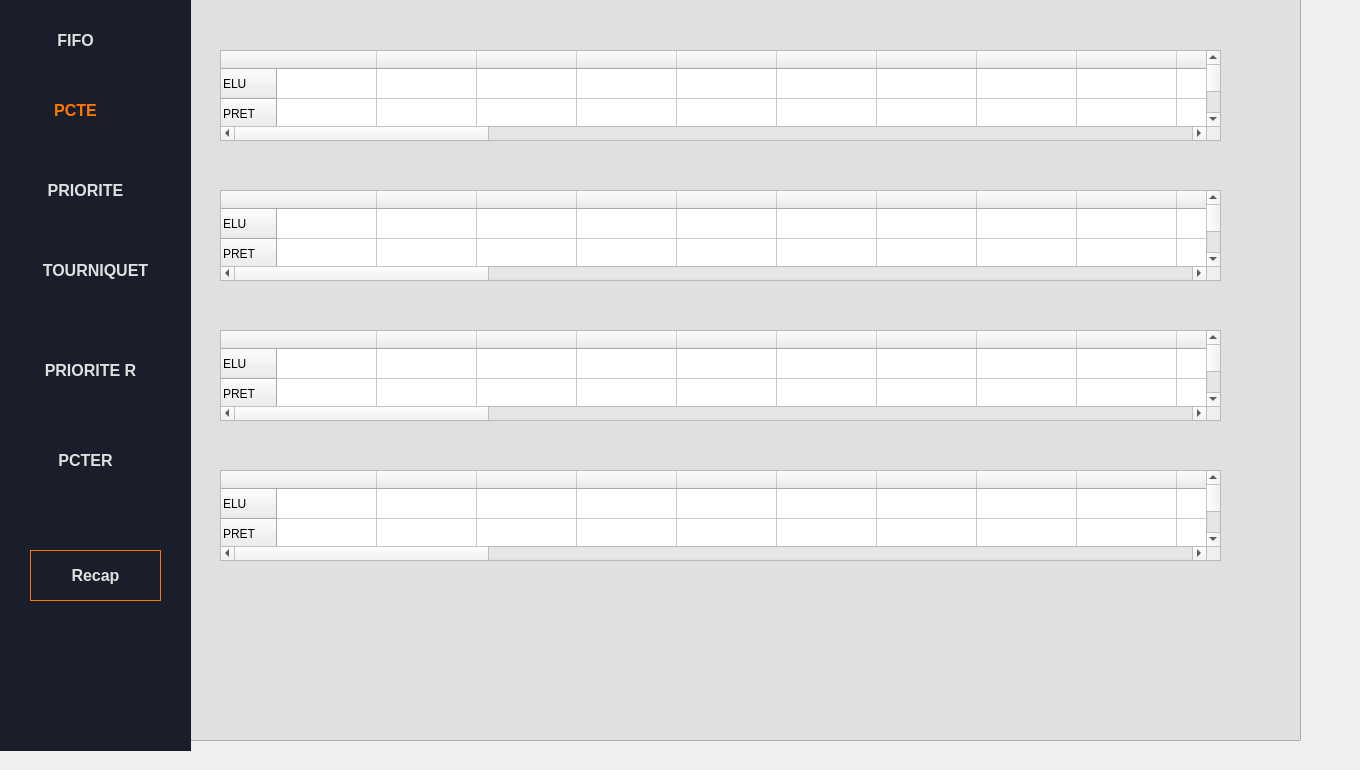
    <widget class="QWidget" name="page_7">
     <widget class="QListView" name="listView_2">
      <property name="geometry">
       <rect>
        <x>-50</x>
        <y>-20</y>
        <width>1351</width>
        <height>761</height>
       </rect>
      </property>
      <property name="styleSheet">
       <string notr="true">background:#E0E0E0</string>
      </property>
     </widget>
     <widget class="QWidget" name="widget_2" native="true">
      <property name="geometry">
       <rect>
        <x>0</x>
        <y>-10</y>
        <width>191</width>
        <height>761</height>
       </rect>
      </property>
      <property name="styleSheet">
       <string notr="true"> background-color: #1A1E2B; /* Dark navy blue */
  color: #E0E0E0; /* Light gray text */
  font-family: Arial, sans-serif;</string>
      </property>
      <widget class="QPushButton" name="pushButton_9">
       <property name="geometry">
        <rect>
         <x>20</x>
         <y>40</y>
         <width>111</width>
         <height>21</height>
        </rect>
       </property>
       <property name="styleSheet">
        <string notr="true">border:none ;
color: #E0E0E0 ;
 background-color: #1A1E2B; 
font-weight: bold ;
font-size: 16px</string>
       </property>
       <property name="text">
        <string>FIFO</string>
       </property>
      </widget>
      <widget class="QPushButton" name="pushButton_10">
       <property name="geometry">
        <rect>
         <x>30</x>
         <y>190</y>
         <width>111</width>
         <height>21</height>
        </rect>
       </property>
       <property name="styleSheet">
        <string notr="true">border:none ;
color: #E0E0E0 ;
 background-color: #1A1E2B; 
font-weight: bold ;
font-size: 16px</string>
       </property>
       <property name="text">
        <string>PRIORITE</string>
       </property>
      </widget>
      <widget class="QPushButton" name="pushButton_11">
       <property name="geometry">
        <rect>
         <x>40</x>
         <y>270</y>
         <width>111</width>
         <height>21</height>
        </rect>
       </property>
       <property name="styleSheet">
        <string notr="true">border:none ;
color: #E0E0E0 ;
 background-color: #1A1E2B; 
font-weight: bold ;
font-size: 16px</string>
       </property>
       <property name="text">
        <string>TOURNIQUET</string>
       </property>
      </widget>
      <widget class="QPushButton" name="pushButton_15">
       <property name="geometry">
        <rect>
         <x>20</x>
         <y>110</y>
         <width>111</width>
         <height>21</height>
        </rect>
       </property>
       <property name="styleSheet">
        <string notr="true">border:none ;
color: #FF7700 ;
 background-color: #1A1E2B; 
font-weight: bold ;
font-size: 16px</string>
       </property>
       <property name="text">
        <string>PCTE</string>
       </property>
      </widget>
      <widget class="QPushButton" name="pushButton_19">
       <property name="geometry">
        <rect>
         <x>30</x>
         <y>560</y>
         <width>131</width>
         <height>51</height>
        </rect>
       </property>
       <property name="styleSheet">
        <string notr="true">border: 1px solid  #FF7700 ;
color: #E0E0E0 ;
 background-color: #1A1E2B; 
font-weight: bold ;
font-size: 16px</string>
       </property>
       <property name="text">
        <string>Recap</string>
       </property>
      </widget>
      <widget class="QPushButton" name="pushButton_33">
       <property name="geometry">
        <rect>
         <x>0</x>
         <y>370</y>
         <width>181</width>
         <height>21</height>
        </rect>
       </property>
       <property name="styleSheet">
        <string notr="true">border:none ;
color:#E0E0E0 ;
 background-color: #1A1E2B; 
font-weight: bold ;
font-size: 16px</string>
       </property>
       <property name="text">
        <string>PRIORITE R</string>
       </property>
      </widget>
      <widget class="QPushButton" name="pushButton_38">
       <property name="geometry">
        <rect>
         <x>30</x>
         <y>460</y>
         <width>111</width>
         <height>21</height>
        </rect>
       </property>
       <property name="styleSheet">
        <string notr="true">border:none ;
color: #E0E0E0 ;
 background-color: #1A1E2B; 
font-weight: bold ;
font-size: 16px</string>
       </property>
       <property name="text">
        <string>PCTER</string>
       </property>
      </widget>
     </widget>
     <widget class="QTableWidget" name="tableWidget_5">
      <property name="geometry">
       <rect>
        <x>220</x>
        <y>50</y>
        <width>1001</width>
        <height>91</height>
       </rect>
      </property>
      <row>
       <property name="text">
        <string>ELU</string>
       </property>
      </row>
      <row>
       <property name="text">
        <string>PRET</string>
       </property>
      </row>
      <row>
       <property name="text">
        <string>BLOQUE</string>
       </property>
      </row>
      <column>
       <property name="text">
        <string/>
       </property>
      </column>
      <column>
       <property name="text">
        <string/>
       </property>
      </column>
      <column>
       <property name="text">
        <string/>
       </property>
      </column>
      <column>
       <property name="text">
        <string/>
       </property>
      </column>
      <column>
       <property name="text">
        <string/>
       </property>
      </column>
      <column>
       <property name="text">
        <string/>
       </property>
      </column>
      <column>
       <property name="text">
        <string/>
       </property>
      </column>
      <column>
       <property name="text">
        <string/>
       </property>
      </column>
      <column>
       <property name="text">
        <string/>
       </property>
      </column>
      <column>
       <property name="text">
        <string/>
       </property>
      </column>
      <column>
       <property name="text">
        <string/>
       </property>
      </column>
      <column>
       <property name="text">
        <string/>
       </property>
      </column>
      <column>
       <property name="text">
        <string/>
       </property>
      </column>
      <column>
       <property name="text">
        <string/>
       </property>
      </column>
      <column>
       <property name="text">
        <string/>
       </property>
      </column>
      <column>
       <property name="text">
        <string/>
       </property>
      </column>
      <column>
       <property name="text">
        <string/>
       </property>
      </column>
      <column>
       <property name="text">
        <string/>
       </property>
      </column>
      <column>
       <property name="text">
        <string/>
       </property>
      </column>
      <column>
       <property name="text">
        <string/>
       </property>
      </column>
      <column>
       <property name="text">
        <string/>
       </property>
      </column>
      <column>
       <property name="text">
        <string/>
       </property>
      </column>
      <column>
       <property name="text">
        <string/>
       </property>
      </column>
      <column>
       <property name="text">
        <string/>
       </property>
      </column>
      <column>
       <property name="text">
        <string/>
       </property>
      </column>
      <column>
       <property name="text">
        <string/>
       </property>
      </column>
      <column>
       <property name="text">
        <string/>
       </property>
      </column>
      <column>
       <property name="text">
        <string/>
       </property>
      </column>
      <column>
       <property name="text">
        <string/>
       </property>
      </column>
      <column>
       <property name="text">
        <string/>
       </property>
      </column>
      <column>
       <property name="text">
        <string/>
       </property>
      </column>
      <column>
       <property name="text">
        <string/>
       </property>
      </column>
      <column>
       <property name="text">
        <string/>
       </property>
      </column>
      <column>
       <property name="text">
        <string/>
       </property>
      </column>
     </widget>
     <widget class="QTableWidget" name="tableWidget_6">
      <property name="geometry">
       <rect>
        <x>220</x>
        <y>190</y>
        <width>1001</width>
        <height>91</height>
       </rect>
      </property>
      <row>
       <property name="text">
        <string>ELU</string>
       </property>
      </row>
      <row>
       <property name="text">
        <string>PRET</string>
       </property>
      </row>
      <row>
       <property name="text">
        <string>BLOQUE</string>
       </property>
      </row>
      <column>
       <property name="text">
        <string/>
       </property>
      </column>
      <column>
       <property name="text">
        <string/>
       </property>
      </column>
      <column>
       <property name="text">
        <string/>
       </property>
      </column>
      <column>
       <property name="text">
        <string/>
       </property>
      </column>
      <column>
       <property name="text">
        <string/>
       </property>
      </column>
      <column>
       <property name="text">
        <string/>
       </property>
      </column>
      <column>
       <property name="text">
        <string/>
       </property>
      </column>
      <column>
       <property name="text">
        <string/>
       </property>
      </column>
      <column>
       <property name="text">
        <string/>
       </property>
      </column>
      <column>
       <property name="text">
        <string/>
       </property>
      </column>
      <column>
       <property name="text">
        <string/>
       </property>
      </column>
      <column>
       <property name="text">
        <string/>
       </property>
      </column>
      <column>
       <property name="text">
        <string/>
       </property>
      </column>
      <column>
       <property name="text">
        <string/>
       </property>
      </column>
      <column>
       <property name="text">
        <string/>
       </property>
      </column>
      <column>
       <property name="text">
        <string/>
       </property>
      </column>
      <column>
       <property name="text">
        <string/>
       </property>
      </column>
      <column>
       <property name="text">
        <string/>
       </property>
      </column>
      <column>
       <property name="text">
        <string/>
       </property>
      </column>
      <column>
       <property name="text">
        <string/>
       </property>
      </column>
      <column>
       <property name="text">
        <string/>
       </property>
      </column>
      <column>
       <property name="text">
        <string/>
       </property>
      </column>
      <column>
       <property name="text">
        <string/>
       </property>
      </column>
      <column>
       <property name="text">
        <string/>
       </property>
      </column>
      <column>
       <property name="text">
        <string/>
       </property>
      </column>
      <column>
       <property name="text">
        <string/>
       </property>
      </column>
      <column>
       <property name="text">
        <string/>
       </property>
      </column>
      <column>
       <property name="text">
        <string/>
       </property>
      </column>
      <column>
       <property name="text">
        <string/>
       </property>
      </column>
      <column>
       <property name="text">
        <string/>
       </property>
      </column>
      <column>
       <property name="text">
        <string/>
       </property>
      </column>
      <column>
       <property name="text">
        <string/>
       </property>
      </column>
      <column>
       <property name="text">
        <string/>
       </property>
      </column>
      <column>
       <property name="text">
        <string/>
       </property>
      </column>
     </widget>
     <widget class="QTableWidget" name="tableWidget_7">
      <property name="geometry">
       <rect>
        <x>220</x>
        <y>330</y>
        <width>1001</width>
        <height>91</height>
       </rect>
      </property>
      <row>
       <property name="text">
        <string>ELU</string>
       </property>
      </row>
      <row>
       <property name="text">
        <string>PRET</string>
       </property>
      </row>
      <row>
       <property name="text">
        <string>BLOQUE</string>
       </property>
      </row>
      <column>
       <property name="text">
        <string/>
       </property>
      </column>
      <column>
       <property name="text">
        <string/>
       </property>
      </column>
      <column>
       <property name="text">
        <string/>
       </property>
      </column>
      <column>
       <property name="text">
        <string/>
       </property>
      </column>
      <column>
       <property name="text">
        <string/>
       </property>
      </column>
      <column>
       <property name="text">
        <string/>
       </property>
      </column>
      <column>
       <property name="text">
        <string/>
       </property>
      </column>
      <column>
       <property name="text">
        <string/>
       </property>
      </column>
      <column>
       <property name="text">
        <string/>
       </property>
      </column>
      <column>
       <property name="text">
        <string/>
       </property>
      </column>
      <column>
       <property name="text">
        <string/>
       </property>
      </column>
      <column>
       <property name="text">
        <string/>
       </property>
      </column>
      <column>
       <property name="text">
        <string/>
       </property>
      </column>
      <column>
       <property name="text">
        <string/>
       </property>
      </column>
      <column>
       <property name="text">
        <string/>
       </property>
      </column>
      <column>
       <property name="text">
        <string/>
       </property>
      </column>
      <column>
       <property name="text">
        <string/>
       </property>
      </column>
      <column>
       <property name="text">
        <string/>
       </property>
      </column>
      <column>
       <property name="text">
        <string/>
       </property>
      </column>
      <column>
       <property name="text">
        <string/>
       </property>
      </column>
      <column>
       <property name="text">
        <string/>
       </property>
      </column>
      <column>
       <property name="text">
        <string/>
       </property>
      </column>
      <column>
       <property name="text">
        <string/>
       </property>
      </column>
      <column>
       <property name="text">
        <string/>
       </property>
      </column>
      <column>
       <property name="text">
        <string/>
       </property>
      </column>
      <column>
       <property name="text">
        <string/>
       </property>
      </column>
      <column>
       <property name="text">
        <string/>
       </property>
      </column>
      <column>
       <property name="text">
        <string/>
       </property>
      </column>
      <column>
       <property name="text">
        <string/>
       </property>
      </column>
      <column>
       <property name="text">
        <string/>
       </property>
      </column>
      <column>
       <property name="text">
        <string/>
       </property>
      </column>
      <column>
       <property name="text">
        <string/>
       </property>
      </column>
      <column>
       <property name="text">
        <string/>
       </property>
      </column>
      <column>
       <property name="text">
        <string/>
       </property>
      </column>
     </widget>
     <widget class="QTableWidget" name="tableWidget_8">
      <property name="geometry">
       <rect>
        <x>220</x>
        <y>470</y>
        <width>1001</width>
        <height>91</height>
       </rect>
      </property>
      <row>
       <property name="text">
        <string>ELU</string>
       </property>
      </row>
      <row>
       <property name="text">
        <string>PRET</string>
       </property>
      </row>
      <row>
       <property name="text">
        <string>BLOQUE</string>
       </property>
      </row>
      <column>
       <property name="text">
        <string/>
       </property>
      </column>
      <column>
       <property name="text">
        <string/>
       </property>
      </column>
      <column>
       <property name="text">
        <string/>
       </property>
      </column>
      <column>
       <property name="text">
        <string/>
       </property>
      </column>
      <column>
       <property name="text">
        <string/>
       </property>
      </column>
      <column>
       <property name="text">
        <string/>
       </property>
      </column>
      <column>
       <property name="text">
        <string/>
       </property>
      </column>
      <column>
       <property name="text">
        <string/>
       </property>
      </column>
      <column>
       <property name="text">
        <string/>
       </property>
      </column>
      <column>
       <property name="text">
        <string/>
       </property>
      </column>
      <column>
       <property name="text">
        <string/>
       </property>
      </column>
      <column>
       <property name="text">
        <string/>
       </property>
      </column>
      <column>
       <property name="text">
        <string/>
       </property>
      </column>
      <column>
       <property name="text">
        <string/>
       </property>
      </column>
      <column>
       <property name="text">
        <string/>
       </property>
      </column>
      <column>
       <property name="text">
        <string/>
       </property>
      </column>
      <column>
       <property name="text">
        <string/>
       </property>
      </column>
      <column>
       <property name="text">
        <string/>
       </property>
      </column>
      <column>
       <property name="text">
        <string/>
       </property>
      </column>
      <column>
       <property name="text">
        <string/>
       </property>
      </column>
      <column>
       <property name="text">
        <string/>
       </property>
      </column>
      <column>
       <property name="text">
        <string/>
       </property>
      </column>
      <column>
       <property name="text">
        <string/>
       </property>
      </column>
      <column>
       <property name="text">
        <string/>
       </property>
      </column>
      <column>
       <property name="text">
        <string/>
       </property>
      </column>
      <column>
       <property name="text">
        <string/>
       </property>
      </column>
      <column>
       <property name="text">
        <string/>
       </property>
      </column>
      <column>
       <property name="text">
        <string/>
       </property>
      </column>
      <column>
       <property name="text">
        <string/>
       </property>
      </column>
      <column>
       <property name="text">
        <string/>
       </property>
      </column>
      <column>
       <property name="text">
        <string/>
       </property>
      </column>
      <column>
       <property name="text">
        <string/>
       </property>
      </column>
      <column>
       <property name="text">
        <string/>
       </property>
      </column>
      <column>
       <property name="text">
        <string/>
       </property>
      </column>
     </widget>
    </widget>
